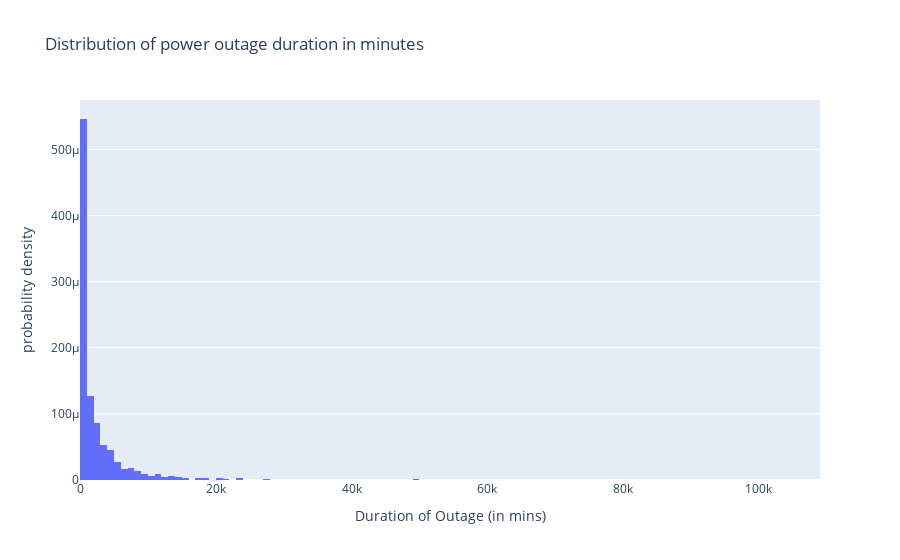

The cell this chart's notebook holds for it:
### Markdown cell above
Distribution of power outage duration in minutes across all the time (__Univariate__)

### Code cell
#Is there any relationship of duration against itself? or is there any trend?

px.histogram(powerOutage, x='OUTAGE.DURATION',
             title="Distribution of power outage duration in minutes",
             histnorm='probability density',
             labels={'OUTAGE.DURATION': "Duration of Outage (in mins)"})

### Figure 1 — Plotly figure (JSON) as saved in the notebook; plotly's stock layout.template omitted (floating-point values rounded to 4 significant figures; data arrays with more than 128 entries replaced by an {"elided": "..."} marker saying what was removed)
{"data": [{"alignmentgroup": "True", "bingroup": "x", "histnorm": "probability density", "hovertemplate": "Duration of Outage (in mins)=%{x}<br>probability density=%{y}<extra></extra>", "legendgroup": "", "marker": {"color": "#636efa", "pattern": {"shape": ""}}, "name": "", "offsetgroup": "", "orientation": "v", "showlegend": false, "type": "histogram", "x": {"elided": "1534 int values"}, "xaxis": "x", "yaxis": "y"}], "layout": {"barmode": "relative", "legend": {"tracegroupgap": 0}, "title": {"text": "Distribution of power outage duration in minutes"}, "xaxis": {"anchor": "y", "domain": [0, 1], "title": {"text": "Duration of Outage (in mins)"}}, "yaxis": {"anchor": "x", "domain": [0, 1], "title": {"text": "probability density"}}}}
